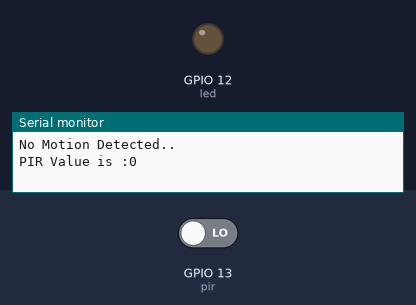
The sketch below on a simulated ESP32. Parts: output pins drawn as LEDs (lit = HIGH), the last lines printed to the serial monitor. The inputs (shaded band) are chosen by the test bench; at power-on: GPIO 13 (pir) LOW. WiFi joins after 1.5 s; servers stay silent unless stated.

Above: at 3.0 s.
3.1 s: GPIO 13 (pir) driven HIGH
At 4.6 s:
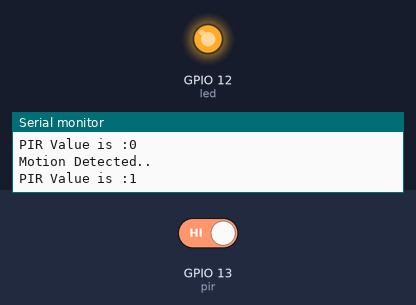
5.8 s: GPIO 13 (pir) driven LOW
At 6.2 s:
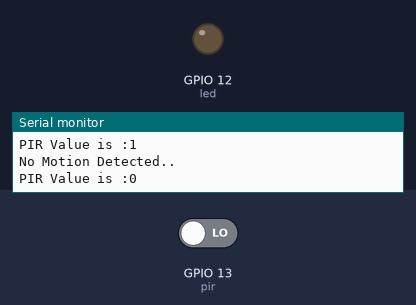
Timing chart, 0 to 8.8 s (numbered marks = the images above; inputs shaded):
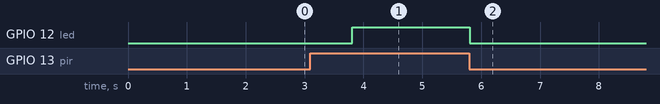

Measured:
- after the input at 3.1 s, GPIO 12 (led): LOW → HIGH after 0.71 s
- after the input at 5.8 s, GPIO 12 (led): HIGH → LOW at once

The sketch:

PIR_Blynk.ino
```cpp
#define BLYNK_TEMPLATE_ID "TMPLyjCcjR4N"
#define BLYNK_DEVICE_NAME "Motion Sensor"
#define BLYNK_AUTH_TOKEN "Dt5V38c251dj2N6Ug5i_DD-dudJUfC3K"
#define BLYNK_PRINT Serial

#define pir 13
#define led 12

#include <WiFi.h>
#include <WiFiClient.h>
#include <BlynkSimpleEsp32.h>

char ssid[] = "Shiva";
char pass[] = "shiva@1412";
char auth[] = BLYNK_AUTH_TOKEN;

void setup() {
  // put your setup code here, to run once:
  pinMode(pir, INPUT);
  pinMode(led, OUTPUT);
  Serial.begin(9600);
  Blynk.begin(auth, ssid, pass);
}

void loop() {
  // put your main code here, to run repeatedly:
  Blynk.run();
  if(WiFi.status() != WL_CONNECTED)
  {
    WiFi.begin(ssid,pass);
    Serial.print("Connecting to ssid :");
    Serial.println(ssid);
  }
  int value = 0;
  value = digitalRead(pir);
  Blynk.virtualWrite(V0, value);
  if(value == HIGH)
  {
    Serial.println("Motion Detected..");
    digitalWrite(led, HIGH);
    Blynk.virtualWrite(V1, HIGH);
    Serial.print("PIR Value is :");
    Serial.println(value);
//    delay(1000);
  }
  else
  {
    Serial.println("No Motion Detected..");
    digitalWrite(led, LOW);
    Blynk.virtualWrite(V1, LOW);
    Serial.print("PIR Value is :");
    Serial.println(value);
//    delay(1000);
  }
  delay(2000);

}
```
